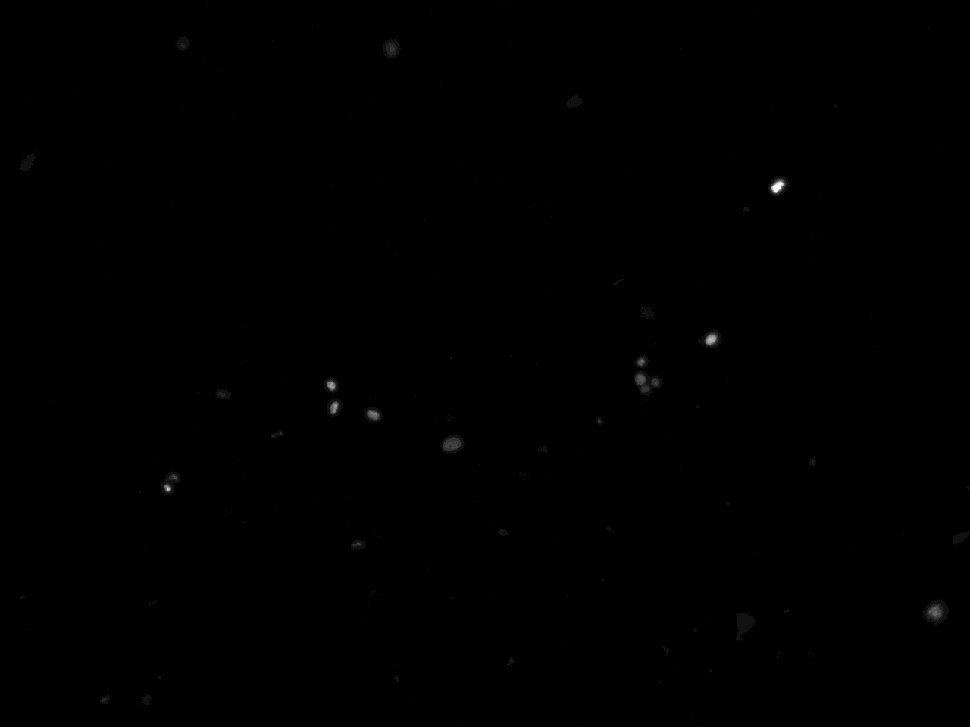
#> input picture Data/CD36P-231-6-DAPI.tif, 970 x 727 px, shrunk from 1280 x 960 before the run
$ python segment_script.py Data/CD36P-231-6-DAPI.tif
#> lines starting #> are read from the running program, lines starting #| are printed output that depends on the picture; after the words box and inside, x2 and y2 are one past the last pixel; in counts of white or black regions, pixels touching at a corner belong together
import cv2
import numpy as np
import matplotlib.pyplot as plt
import pandas as pd
import sys
from skimage import segmentation, color, measure

arg = sys.argv[1]

img = cv2.imread(arg) #  "Data/CD36P-231-6-DAPI.tif"
#> img is the input picture: shape (727, 970, 3); min 0, max 15, mean 0.0156

def show_img(img):
    fig = plt.figure(figsize=(15,15))
    ax = fig.add_subplot(111)
    cells=img[:,:, 0]  # this line shows the tif image
    ax.imshow(cells,cmap='gray')

show_img(img) # this even shows the .tiff image

# Slice the channel
img.shape
cells=img[:,:, 0]
cells.shape

#Threshold image to binary using OTSU. ALl thresholded pixels will be set to 255
ret1, thresh = cv2.threshold(cells, 0, 255, cv2.THRESH_BINARY+cv2.THRESH_OTSU)
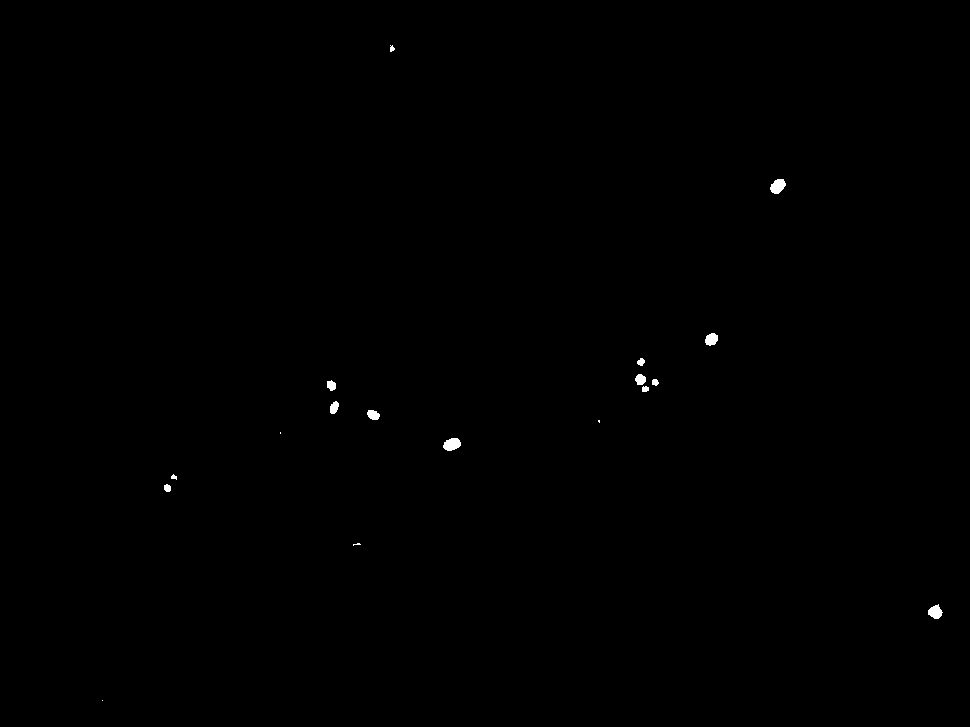
#> thresh: shape (727, 970); 0.17% white; 18 white regions (4 under 20 px), largest, box (x1, y1, x2, y2) and area: (443, 438, 461, 451) 175, (770, 179, 786, 194) 170, (928, 604, 943, 619) 147
#> ret1 = 2
thresh.shape
plt.imshow(thresh)

# Morphological operations to remove small noise - Using Erosion and Dilation
kernel = np.ones((3,3),np.uint8)
opening = cv2.morphologyEx(thresh,cv2.MORPH_OPEN,kernel, iterations = 5)
#> opening: shape (727, 970); every value is 0
# Remove the cell touching the edges
opening = segmentation.clear_border(opening)
# Find sure background
sure_bg = cv2.dilate(opening,kernel,iterations=10)

# Apply distance transform
distance_transform = cv2.distanceTransform(opening,cv2.DIST_L2,5)
#> distance_transform: shape (727, 970) float32; every value is 0

# Threshold the distance transform by starting at half it's max value
# Find sure foreground
ret2, sure_fg = cv2.threshold(distance_transform,0.5 * distance_transform.max(), 255, 0)

# Find Unknown region
sure_fg = np.uint8(sure_fg)
unknown = cv2.subtract(sure_bg,sure_fg)

# Create a marker and label the regions inside.
ret3, markers = cv2.connectedComponents(sure_fg)
#> ret3 = 1

# Add 15 to all labels so that sure background is not 0, but 15
markers = markers + 15
#> markers: shape (727, 970) int32; every value is 15

# Mark the region of unknown with zero
markers[unknown==255] = 0

# Watershed algorithm
markers = cv2.watershed(img,markers)
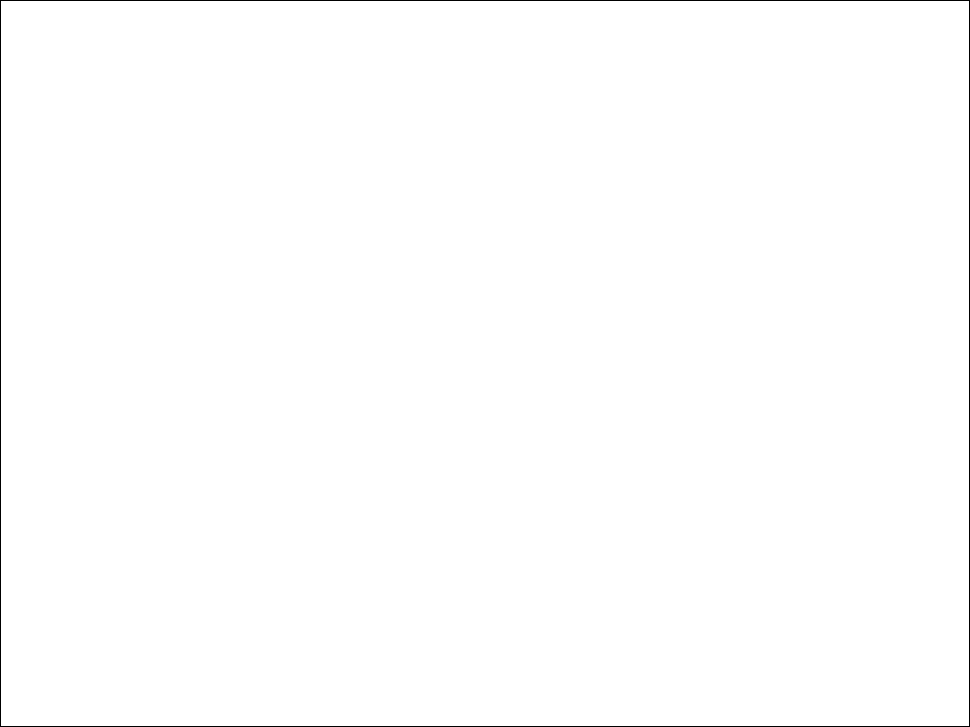
#> markers: shape (727, 970) int32; values -1 (black) and 15 (white), 99.5% white; black in thin lines or dots

# Set boundaries in pink color
img[markers == -1] = [0,255,255]
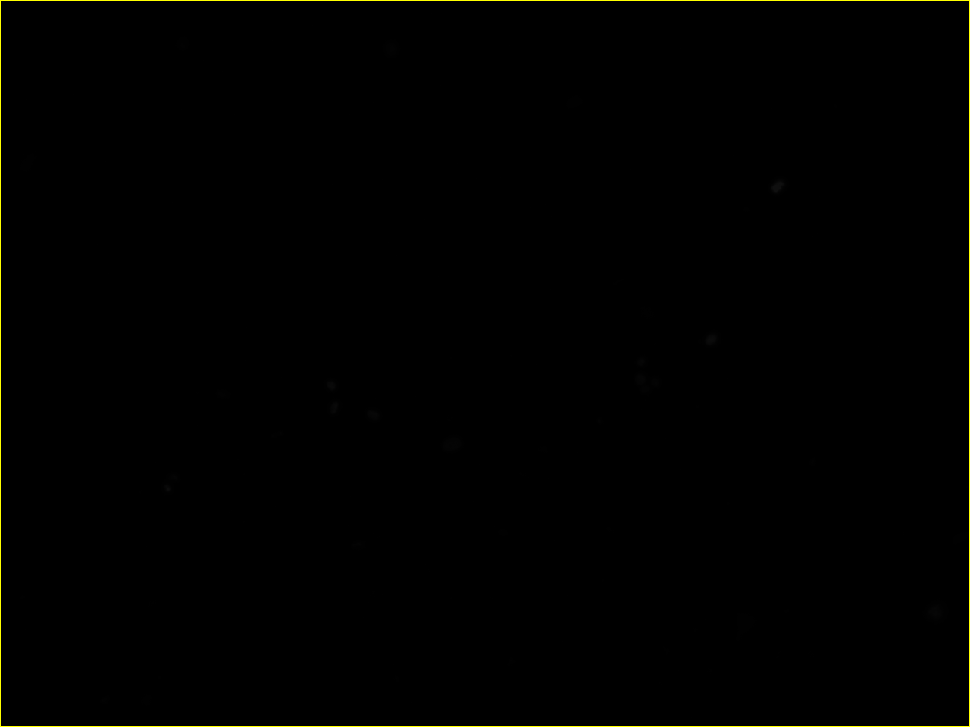
#> img: shape (727, 970, 3); 0.48% of pixels changed, all inside (x1, y1, x2, y2) = (0, 0, 970, 727)
plt.imshow(img)

img2 = color.label2rgb(markers, bg_label=0)
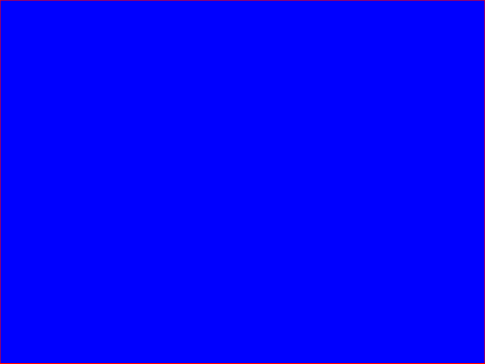
#> img2: shape (727, 970, 3) float64 (shown at 1/2 size); mean R, G, B 0.00481, 0, 0.995
plt.imshow(img2)

# Start : Find the stats
pixels_to_um=0.454
props = measure.regionprops_table(markers, cells,
properties=['label', 'area', 'equivalent_diameter', 'mean_intensity', 'solidity', 'orientation', 'perimeter'])
#> props = {'label': [15], 'area': [701800], 'equivalent_diameter': [945.3], 'mean_intensity': [0.0157], 'solidity': [1], 'orientation': [1.57], 'perimeter': [3382]}
df = pd.DataFrame(props)
#> df = table of 1 rows and 7 columns

df = df[df['area'] > 50]
print(df.head())
#> (printed output is left out)

df['area_sq_microns'] = df['area'] * (pixels_to_um**2)
df['equivalent_diameter_microns'] = df['equivalent_diameter'] * (pixels_to_um)
print(df.head())
#> (printed output is left out)
df.to_excel('data_to_excel.xlsx', sheet_name='measurements')
# End : Find the stats

# Start : Label the image
#thresholding a color image, here keeping only the yellow in the image
th=cv2.inRange(img,(0,255,255),(0,255,255)).astype(np.uint8)
#> th: shape (727, 970); 0.48% white in thin lines or dots

#inverting the image so components become 255 seperated by 0 borders.
th=cv2.bitwise_not(th)
#> th: shape (727, 970); 99.5% white; black in thin lines or dots

#calling connectedComponentswithStats to get the size of each component
nb_comp,output,sizes,centroids=cv2.connectedComponentsWithStats(th,connectivity=4)
#> output: shape (727, 970) int32; values 0 (black) and 1 (white), 99.5% white; black in thin lines or dots
#> nb_comp = 2; sizes = [[0, 0, 970, 727, 3390], [1, 1, 968, 725, 701800]]; centroids = [[484.5, 363], [484.5, 363]]

#taking away the background
nb_comp-=1; sizes=sizes[0:,-1]; centroids=centroids[1:,:]
#> after `nb_comp -= 1`: nb_comp = 1
#> after `sizes = sizes[0:, -1]`: sizes = [3390, 701800]
#> after `centroids = centroids[1:, :]`: centroids = [[484.5, 363]]
bins = list(range(np.amax(sizes)))

#plot distribution of your cell sizes.
numbers = sorted(sizes)
#> numbers = [3390, 701800]

plt.hist(sizes,numbers)
cv2.imwrite("image_with_boder.jpg", img)

labels = np.unique(markers)
#> labels = [-1, 15]
for label in labels:
    y, x = np.nonzero(markers == label)
    cx = int(np.mean(x))
    cy = int(np.mean(y))
    color = (255, 255, 255)
    img[markers == label] = np.random.randint(0, 255, size=3)
    cv2.circle(img, (cx, cy), 2, color=color, thickness=-1)
    cv2.putText(img, f"{label}", (cx, cy), cv2.FONT_HERSHEY_SIMPLEX, 0.35, color, 1, cv2.LINE_AA)
#> this loop made 2 passes
#> (label, cx, cy, color) on passes 1 to 2: (-1, 484, 363, (255, 255, 255)), (15, 484, 363, (255, 255, 255))
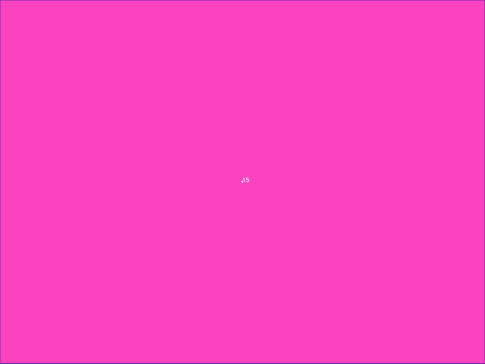
#> img: shape (727, 970, 3) (shown at 1/2 size); mean B, G, R 191.9, 66.9, 250.4

cv2.imwrite("output.jpg", img)
# End : Label the image
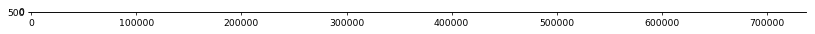
#> figure drawn by matplotlib, 1 panel; B, G, R data is drawn as R, G, B

$ run again, with Data/CD36N-231-5-KI67.tif copied over Data/CD36P-231-6-DAPI.tif
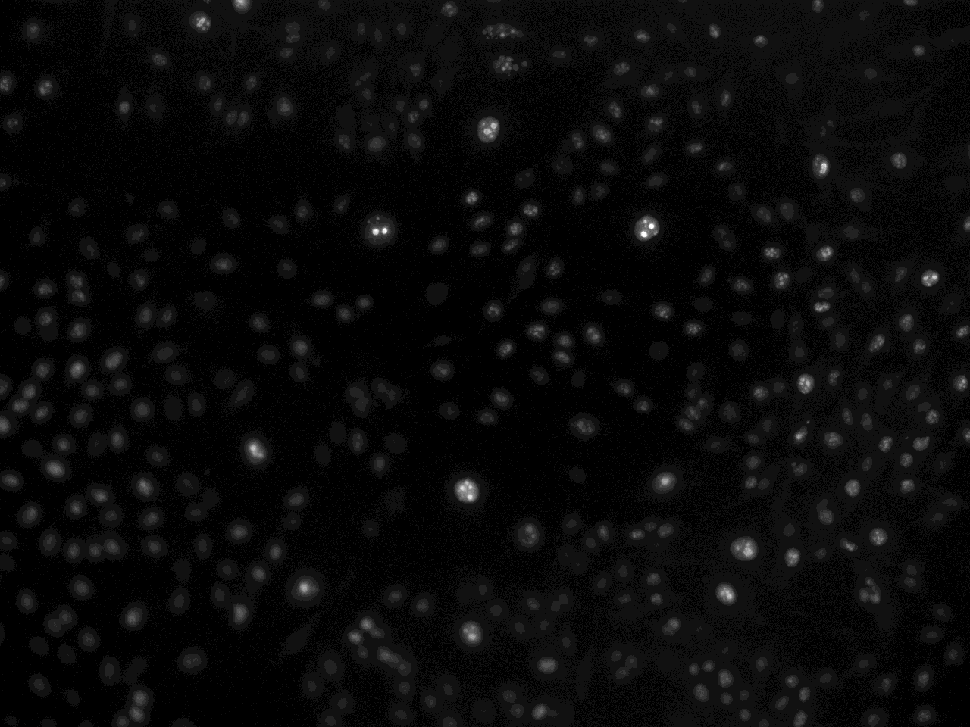
#> input picture Data/CD36N-231-5-KI67.tif, 970 x 727 px, shrunk from 1280 x 960 before the run
#> img is the input picture: shape (727, 970, 3); min 0, max 15, mean 0.576
#> `ret1, thresh = cv2.threshold(cells, 0, 255, cv2.THRESH_BINARY+cv2.THRE..`:
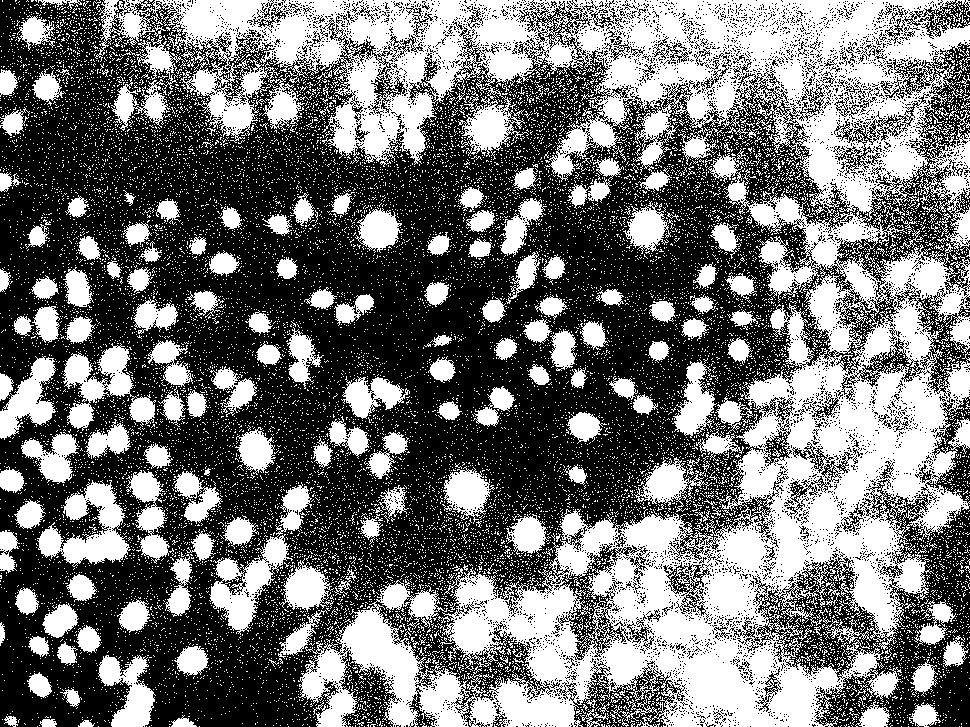
#> thresh: shape (727, 970); 44.8% white; 17033 white regions (16805 under 20 px), largest, box (x1, y1, x2, y2) and area: (95, 0, 970, 727) 195229, (209, 482, 312, 635) 4121, (37, 480, 131, 567) 3771
#> ret1 = 0
#> sure_bg: shape (727, 970); 57.6% white; 26 black regions (2 under 20 px), largest, box (x1, y1, x2, y2) and area: (0, 0, 970, 727) 287384, (869, 484, 970, 635) 4246, (941, 673, 970, 727) 1430
#> ret2 = 10.69
#> ret3 = 72
#> props = 7 items
#> `df = pd.DataFrame(props)`: df = table of 72 rows and 7 columns
#> `df = df[df['area'] > 50]`: df = table of 71 rows and 7 columns
#> (printed output is left out)
#> (printed output is left out)
#> output: shape (727, 970) int32; 73 distinct labels, from 0 to 72
#> `nb_comp,output,sizes,centroids=cv2.connectedComponentsWithStats(th,con..`: nb_comp = 73; sizes = 73 rows, first 6: [0, 0, 970, 727, 8801], [1, 1, 968, 725, 661806], [285, 21, 15, 22, 247], [483, 23, 40, 16, 360], [756, 37, 9, 6, 40], [494, 56, 23, 17, 231]; centroids = 73 pairs, first value 29.48 to 929.4, second value 29.88 to 687.4
#> `nb_comp -= 1`: nb_comp = 72
#> `sizes = sizes[0:, -1]`: sizes = 73 values, max 661806 at index 1, min 40 at index 4, mean 9660.1
#> `centroids = centroids[1:, :]`: centroids = 72 pairs, first value 29.48 to 929.4, second value 29.88 to 687.4
#> numbers = 73 values from 40 to 661806
#> labels = 73 values from -1 to 86
#> the loop `for label in labels:` made 73 passes
#> (label, cx, cy) on passes 1 to 8: (-1, 506, 429), (15, 481, 355), (16, 292, 31), (17, 501, 29), (18, 759, 39), (19, 503, 64), (20, 621, 68), (21, 284, 106)
#> `# End : Label the image`:
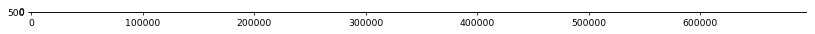
#> figure drawn by matplotlib, 1 panel; B, G, R data is drawn as R, G, B

$ run again, with Data/IXMtest_C05_s7_w1F71963FB-8F29-41CB-A5F5-07CB9584BBC5.tif copied over Data/CD36P-231-6-DAPI.tif
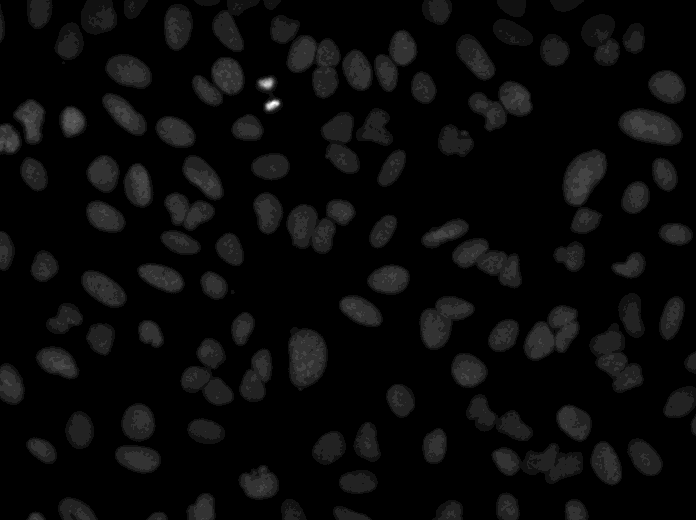
#> input picture Data/IXMtest_C05_s7_w1F71963FB-8F29-41CB-A5F5-07CB9584BBC5.tif, 696 x 520 px
#> img is the input picture: shape (520, 696, 3); min 0, max 15, mean 0.572
#> thresh: shape (520, 696); 20.2% white; 149 white regions (31 under 20 px), largest, box (x1, y1, x2, y2) and area: (288, 36, 339, 97) 1790, (289, 330, 326, 386) 1688, (525, 306, 578, 359) 1675
#> ret1 = 1
#> sure_bg: shape (520, 696); 51.7% white; 2 black regions, box (x1, y1, x2, y2) and area: (0, 0, 696, 520) 174520, (231, 351, 243, 373) 166
#> ret2 = 9
#> unknown: shape (520, 696); 50.2% white; 86 black regions (38 under 20 px), largest, box (x1, y1, x2, y2) and area: (0, 0, 696, 520) 174520, (299, 340, 317, 376) 562, (573, 161, 596, 195) 436
#> ret3 = 85
#> props = 7 items
#> df = table of 85 rows and 7 columns
#> (printed output is left out)
#> (printed output is left out)
#> `nb_comp,output,sizes,centroids=cv2.connectedComponentsWithStats(th,con..`:
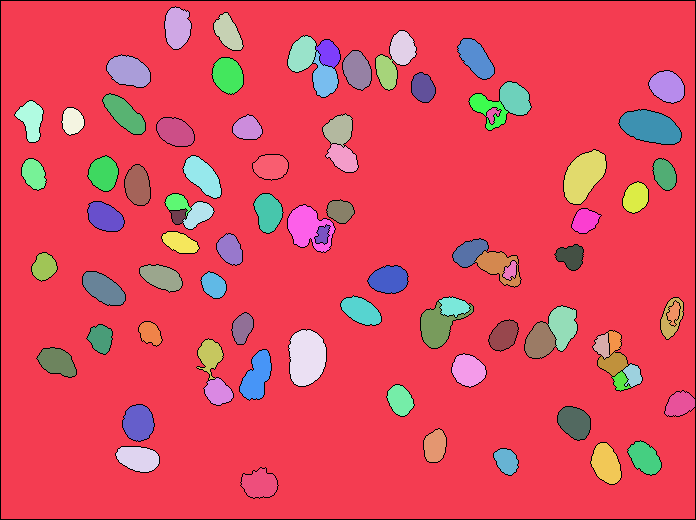
#> output: shape (520, 696) int32; 86 distinct labels, from 0 to 85; one colour per label, 0 black
#> `nb_comp,output,sizes,centroids=cv2.connectedComponentsWithStats(th,con..`: nb_comp = 86; sizes = 86 rows, first 6: [0, 0, 696, 520, 9765], [1, 1, 694, 518, 297399], [165, 7, 26, 42, 845], [214, 13, 29, 37, 651], [390, 31, 26, 34, 659], [288, 36, 28, 36, 735]; centroids = 86 pairs, first value 30.69 to 679.5, second value 27.24 to 483.7
#> `nb_comp -= 1`: nb_comp = 85
#> `sizes = sizes[0:, -1]`: sizes = 86 values, max 297399 at index 1, min 109 at index 20, mean 4208.4
#> `centroids = centroids[1:, :]`: centroids = 85 pairs, first value 30.69 to 679.5, second value 27.24 to 483.7
#> numbers = 86 values from 109 to 297399
#> labels = 86 values from -1 to 99
#> the loop `for label in labels:` made 86 passes
#> (label, cx, cy) on passes 1 to 8: (-1, 349, 246), (15, 347, 263), (16, 177, 27), (17, 227, 32), (18, 402, 47), (19, 301, 53), (20, 475, 58), (21, 328, 53)
#> `# End : Label the image`:
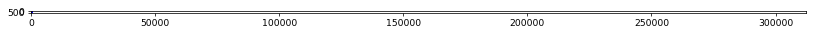
#> figure drawn by matplotlib, 1 panel; B, G, R data is drawn as R, G, B
